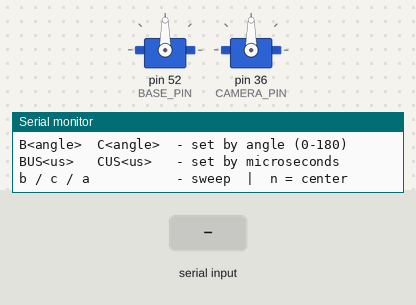
The sketch below on a simulated Arduino Mega 2560, built with avr-gcc and run on an emulated ATmega2560. Shown: 2 × servo, the last lines printed to the serial monitor. Inputs (shaded band) come from the test bench.

Above: at 2.2 s.
2.3 s: "b\n" received over Serial
5.3 s: "CUS\n" received over Serial
At 7.5 s:
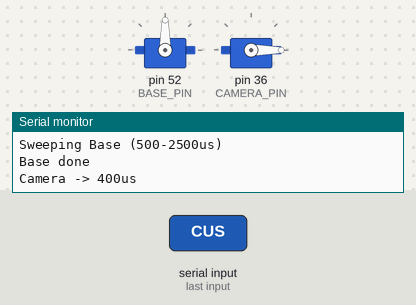
7.8 s: "BUS\n" received over Serial
At 9.0 s:
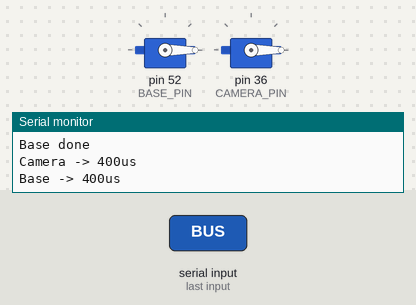
9.3 s: "c\n" received over Serial
At 9.77 s:
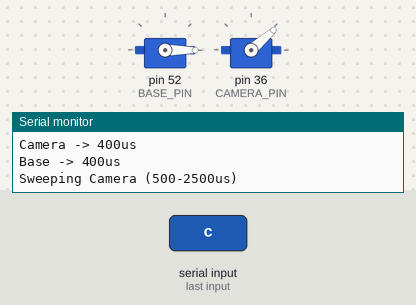
12.3 s: "CUS90\n" received over Serial
At 12.7 s:
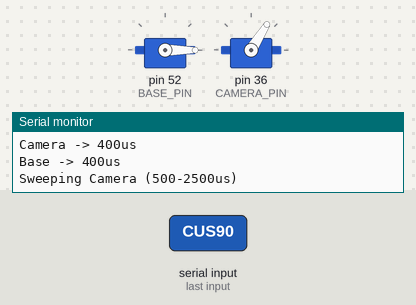
14.3 s: "a\n" received over Serial
At 19.12 s:
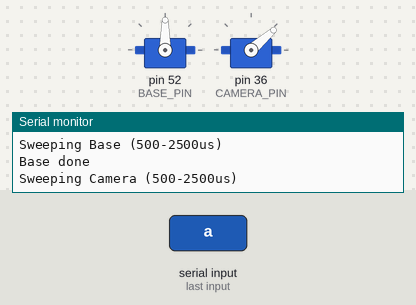
Timing chart, 0 to 20.7 s (numbered marks = the images above; inputs shaded):
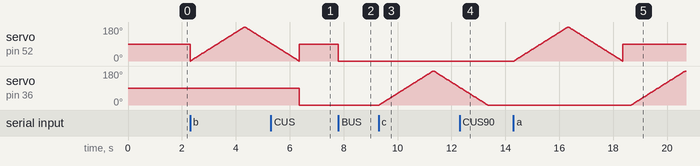

The sketch:

servo_test.ino
```cpp
/*
  Servo Test - New Gimbal
  Base servo: pin 52
  Camera servo: pin 36

  Serial commands:
    'b'         - sweep base servo
    'c'         - sweep camera servo
    'a'         - sweep both
    'n'         - center both
    'B<angle>'  - set base to angle (0-180), e.g. B90
    'C<angle>'  - set camera to angle (0-180), e.g. C90
    'BUS<us>'   - set base via microseconds, e.g. BUS1500
    'CUS<us>'   - set camera via microseconds, e.g. CUS1500
*/

#include <Servo.h>

Servo baseServo;
Servo cameraServo;

const int BASE_PIN   = 52;
const int CAMERA_PIN = 36;

// Pulse width ranges - widen camera range for full travel
const int BASE_MIN_US   = 500;
const int BASE_MAX_US   = 2500;
const int CAM_MIN_US    = 500;
const int CAM_MAX_US    = 2500;

void sweepServo(Servo &s, const char *name) {
    Serial.print("Sweeping ");
    Serial.println(name);
    for (int angle = 0; angle <= 180; angle += 3) {
        s.write(angle);
        delay(30);
    }
    for (int angle = 180; angle >= 0; angle -= 3) {
        s.write(angle);
        delay(30);
    }
    s.write(90);
    Serial.print(name);
    Serial.println(" done");
}

void sweepServoUS(Servo &s, const char *name, int minUs, int maxUs) {
    Serial.print("Sweeping ");
    Serial.print(name);
    Serial.print(" (");
    Serial.print(minUs);
    Serial.print("-");
    Serial.print(maxUs);
    Serial.println("us)");
    for (int us = minUs; us <= maxUs; us += 20) {
        s.writeMicroseconds(us);
        delay(20);
    }
    for (int us = maxUs; us >= minUs; us -= 20) {
        s.writeMicroseconds(us);
        delay(20);
    }
    s.writeMicroseconds((minUs + maxUs) / 2);
    Serial.print(name);
    Serial.println(" done");
}

void setup() {
    Serial.begin(9600);
    Serial.setTimeout(100);

    baseServo.attach(BASE_PIN, BASE_MIN_US, BASE_MAX_US);
    cameraServo.attach(CAMERA_PIN, CAM_MIN_US, CAM_MAX_US);

    baseServo.write(90);
    cameraServo.write(90);
    delay(1000);

    Serial.println("=== Servo Test Ready ===");
    Serial.println("B<angle>  C<angle>  - set by angle (0-180)");
    Serial.println("BUS<us>   CUS<us>   - set by microseconds");
    Serial.println("b / c / a           - sweep  |  n = center");
}

void loop() {
    if (Serial.available()) {
        String line = Serial.readStringUntil('\n');
        line.trim();
        if (line.length() == 0) return;

        if (line.startsWith("BUS")) {
            int us = constrain(line.substring(3).toInt(), 400, 2600);
            baseServo.writeMicroseconds(us);
            Serial.print("Base -> "); Serial.print(us); Serial.println("us");

        } else if (line.startsWith("CUS")) {
            int us = constrain(line.substring(3).toInt(), 400, 2600);
            cameraServo.writeMicroseconds(us);
            Serial.print("Camera -> "); Serial.print(us); Serial.println("us");

        } else if (line.startsWith("B")) {
            int angle = constrain(line.substring(1).toInt(), 0, 180);
            baseServo.write(angle);
            Serial.print("Base -> "); Serial.print(angle); Serial.println("deg");

        } else if (line.startsWith("C")) {
            int angle = constrain(line.substring(1).toInt(), 0, 180);
            cameraServo.write(angle);
            Serial.print("Camera -> "); Serial.print(angle); Serial.println("deg");

        } else if (line == "b") {
            sweepServoUS(baseServo, "Base", BASE_MIN_US, BASE_MAX_US);

        } else if (line == "c") {
            sweepServoUS(cameraServo, "Camera", CAM_MIN_US, CAM_MAX_US);

        } else if (line == "a") {
            sweepServoUS(baseServo, "Base", BASE_MIN_US, BASE_MAX_US);
            delay(300);
            sweepServoUS(cameraServo, "Camera", CAM_MIN_US, CAM_MAX_US);

        } else if (line == "n") {
            baseServo.writeMicroseconds(1500);
            cameraServo.writeMicroseconds(1500);
            Serial.println("Both centered at 1500us");

        } else if (line == "P") {
            Serial.println("GIMBAL_READY");
        }
    }
}
```

Measured:
- after the input at 5.3 s, servo on pin 36 (CAMERA_PIN): 90° → 0° after 1.1 s
- after the input at 7.8 s, servo on pin 52 (BASE_PIN): 90° → 0° at once
- after the input at 9.3 s, servo on pin 36 (CAMERA_PIN): rises from 0° to 180° in 2.0 s, then falls to 94° in 0.98 s
- after the input at 12.3 s, servo on pin 36 (CAMERA_PIN): goes on until 13.3 s, then stays 0°
- after the input at 14.3 s, servo on pin 36 (CAMERA_PIN): moves from 0° to 180° over 2.0 s, starting after 4.4 s
